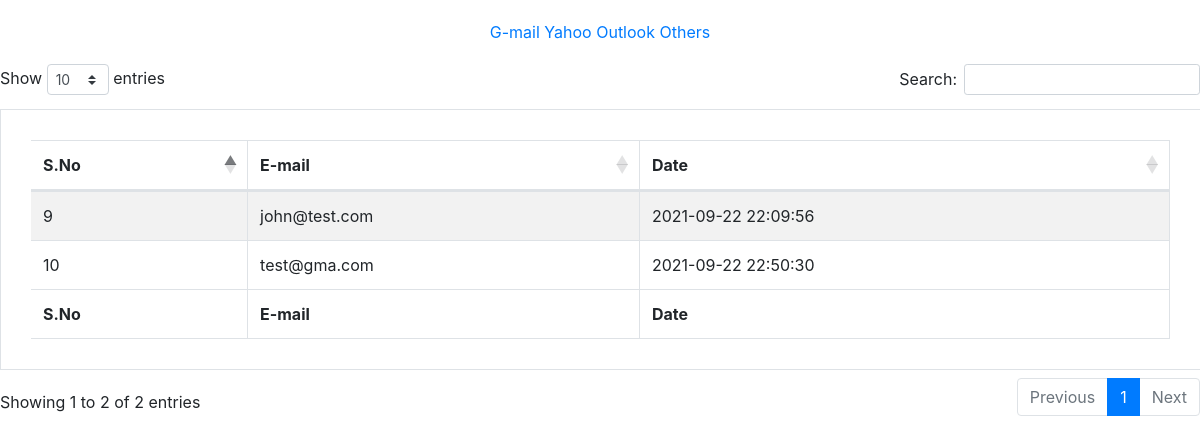
The app's page /others_list.php with its own data.
### tables this page shows
CREATE TABLE `subscriber_list` (
  `id` int(50) NOT NULL,
  `email` varchar(100) NOT NULL,
  `date` varchar(100) NOT NULL DEFAULT current_timestamp()
);

### others_list.php (the view, shortened to what this page needs)
<?php
require_once "db_config.php";
$sql = "SELECT * FROM subscriber_list WHERE email NOT LIKE '%outlook.com' AND email NOT LIKE '%gmail.com' AND email NOT LIKE '%yahoo.com'";
$result = $link->query($sql);
?>
<!DOCTYPE html>
<html>
<head>
	<link rel="stylesheet" type="text/css" href="https://cdnjs.cloudflare.com/ajax/libs/twitter-bootstrap/4.5.2/css/bootstrap.css">
	<link rel="stylesheet" type="text/css" href="https://cdn.datatables.net/1.11.2/css/dataTables.bootstrap4.min.css">
</head>
<body>
	<div style="text-align: center;padding: 20px;">
		<a href="gmail_list.php">G-mail</a>
    <a href="yahoo.php">Yahoo</a>
    <a href="outlook_list.php">Outlook</a>
    <a href="others_list.php">Others</a>
	</div>
  <table id="example" class="table table-striped table-bordered" style="width:100%;padding: 30px;">
    <thead>
      <tr>
        <th>S.No</th>
        <th>E-mail</th>
        <th>Date</th>
      </tr>
    </thead>
    <tbody>
      <?php  if ($result->num_rows > 0) {
        while($row = $result->fetch_assoc()) {
          echo "<tr><td>{$row['id']}</td><td>{$row['email']}</td><td>{$row['date']}</td></tr>\n";
        }
      } else {
        echo "0 results";
      }
      $link->close();?>
    </tbody>
    <tfoot>
      <tr>
        <th>S.No</th>
        <th>E-mail</th>
        <th>Date</th>
      </tr>
    </tfoot>
  </table>
</body>
</html>

### records on screen
subscriber_list: id "9", email "john@test.com", date "2021-09-22 22:09:56"
subscriber_list: id "10", email "test@gma.com", date "2021-09-22 22:50:30"
